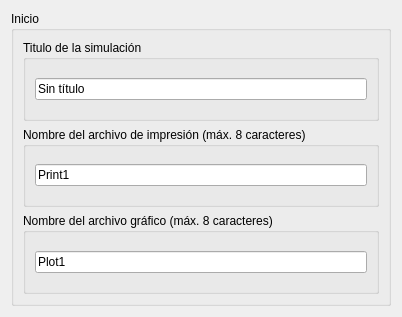
<?xml version="1.0" encoding="UTF-8"?>
<ui version="4.0">
 <class>inicio_window</class>
 <widget class="QDialog" name="inicio_window">
  <property name="geometry">
   <rect>
    <x>0</x>
    <y>0</y>
    <width>402</width>
    <height>317</height>
   </rect>
  </property>
  <property name="windowTitle">
   <string>Inicio - PrePRODIC3D</string>
  </property>
  <layout class="QVBoxLayout" name="verticalLayout_5">
   <item>
    <widget class="QGroupBox" name="gb_inicio">
     <property name="title">
      <string>Inicio</string>
     </property>
     <layout class="QVBoxLayout" name="verticalLayout_4">
      <item>
       <widget class="QGroupBox" name="gb_inicio_titulosimu">
        <property name="title">
         <string>Titulo de la simulación</string>
        </property>
        <layout class="QVBoxLayout" name="verticalLayout">
         <item>
          <widget class="QLineEdit" name="le_titulosimu">
           <property name="inputMask">
            <string/>
           </property>
           <property name="text">
            <string>Sin título</string>
           </property>
          </widget>
         </item>
        </layout>
       </widget>
      </item>
      <item>
       <widget class="QGroupBox" name="gb_inicio_tituloimpre">
        <property name="title">
         <string>Nombre del archivo de impresión (máx. 8 caracteres)</string>
        </property>
        <layout class="QVBoxLayout" name="verticalLayout_2">
         <item>
          <widget class="QLineEdit" name="le_tituloimpre">
           <property name="text">
            <string>Print1</string>
           </property>
          </widget>
         </item>
        </layout>
       </widget>
      </item>
      <item>
       <widget class="QGroupBox" name="gb_inicio_titulograf">
        <property name="title">
         <string>Nombre del archivo gráfico (máx. 8 caracteres)</string>
        </property>
        <layout class="QVBoxLayout" name="verticalLayout_3">
         <item>
          <widget class="QLineEdit" name="le_titulograf">
           <property name="text">
            <string>Plot1</string>
           </property>
          </widget>
         </item>
        </layout>
       </widget>
      </item>
     </layout>
    </widget>
   </item>
  </layout>
 </widget>
 <resources/>
 <connections/>
</ui>
